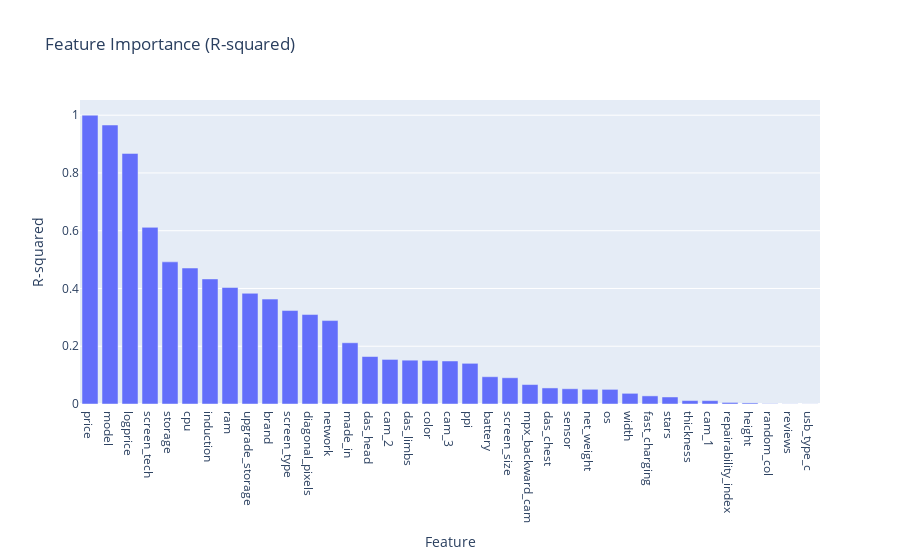

Notebook cell for this chart:
### Code cell
fig = px.bar(df_features, x='Column', y='R-squared', title='Feature Importance (R-squared)')
fig.update_xaxes(title_text='Feature')
fig.update_yaxes(title_text='R-squared')
fig.show()

### Figure 1 — Plotly figure (JSON) as saved in the notebook; plotly's stock layout.template omitted (floating-point values rounded to 4 significant figures)
{"data": [{"alignmentgroup": "True", "hovertemplate": "Column=%{x}<br>R-squared=%{y}<extra></extra>", "legendgroup": "", "marker": {"color": "#636efa", "pattern": {"shape": ""}}, "name": "", "offsetgroup": "", "orientation": "v", "showlegend": false, "textposition": "auto", "type": "bar", "x": ["price", "model", "logprice", "screen_tech", "storage", "cpu", "induction", "ram", "upgrade_storage", "brand", "screen_type", "diagonal_pixels", "network", "made_in", "das_head", "cam_2", "das_limbs", "color", "cam_3", "ppi", "battery", "screen_size", "mpx_backward_cam", "das_chest", "sensor", "net_weight", "os", "width", "fast_charging", "stars", "thickness", "cam_1", "repairability_index", "height", "random_col", "reviews", "usb_type_c"], "xaxis": "x", "y": [1, 0.966, 0.8677, 0.6116, 0.4922, 0.4708, 0.4331, 0.4033, 0.3833, 0.3632, 0.3236, 0.3098, 0.2889, 0.212, 0.1644, 0.1543, 0.1517, 0.151, 0.1489, 0.1409, 0.09445, 0.09087, 0.06733, 0.05561, 0.05273, 0.05093, 0.05064, 0.03693, 0.02813, 0.02434, 0.01183, 0.01166, 0.005413, 0.003723, 0.0009835, 0.0004851, 0.0003532], "yaxis": "y"}], "layout": {"barmode": "relative", "legend": {"tracegroupgap": 0}, "title": {"text": "Feature Importance (R-squared)"}, "xaxis": {"anchor": "y", "domain": [0, 1], "title": {"text": "Feature"}}, "yaxis": {"anchor": "x", "domain": [0, 1], "title": {"text": "R-squared"}}}}
